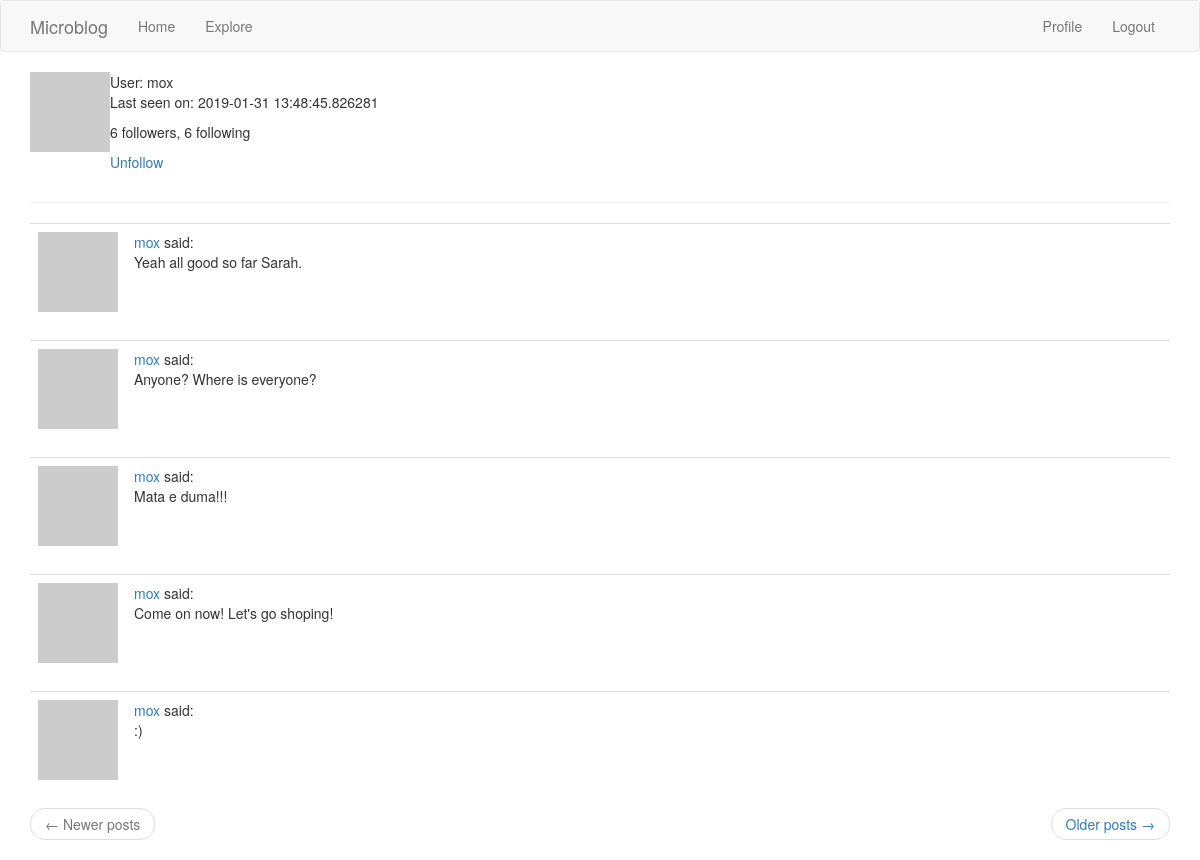
Page /user/mox (signed in) on the committed database.
### app/models.py (models this page shows, shortened)
class User(UserMixin, db.Model):
    id = db.Column(db.Integer, primary_key=True)
    username = db.Column(db.String(60), index=True, unique=True)
    email = db.Column(db.String(120), index=True, unique=True)
    password_hash = db.Column(db.String(128))
    posts = db.relationship('Post', backref='author', lazy='dynamic')
    about_me = db.Column(db.String(140))
    last_seen = db.Column(db.DateTime, default=datetime.utcnow)
    followed = db.relationship('User', secondary=followers,
                               primaryjoin=(followers.c.follower_id == id),
                               secondaryjoin=(followers.c.followed_id == id),
                               backref=db.backref('followers', lazy='dynamic'),
                               lazy='dynamic')
    def avatar(self, size):
        digest = md5(self.email.lower().encode('utf-8')).hexdigest()
        return f'https://www.gravatar.com/avatar/{digest}?d=monsterid&s={size}'
    def is_following(self, user):
        return self.followed.filter(followers.c.followed_id == user.id).count() > 0

class Post(db.Model):
    id = db.Column(db.Integer, primary_key=True)
    body = db.Column(db.String(140))
    timestamp = db.Column(db.DateTime, index=True, default=datetime.utcnow)
    user_id = db.Column(db.Integer, db.ForeignKey('user.id'))

### app/routes.py (the view)
@app.route('/user/<username>')
@login_required
def user(username):
    user = User.query.filter_by(username=username).first_or_404()
    page = request.args.get('page', 1, type=int)
    posts = user.posts.order_by(Post.timestamp.desc()).paginate(page, app.config['POSTS_PER_PAGE'],
                                                                False)
    next_url = url_for('user', username=username, page=posts.next_num) if posts.has_next else None
    prev_url = url_for('user', username=username, page=posts.prev_num) if posts.has_prev else None
    return render_template('user.html', title='Profile', user=user, posts=posts.items,
                           next_url=next_url, prev_url=prev_url)

### app/models.py (called while the page is built)
@login.user_loader
def load_user(id):
    return User.query.get(int(id))

### app/routes.py (called while the page is built)
@app.before_request
def before_request():
    if current_user.is_authenticated:
        current_user.last_seen = datetime.utcnow()
        db.session.commit()

### app/templates/user.html (shortened to what this page needs)
{% extends 'base.html' %}
{% block app_content %}
    <table>
        <tr valign="top">
            <td><img src="{{ user.avatar(128) }}"></td>
            <td>User: {{ user.username }}
                {% if user.last_seen %}<p>Last seen on: {{ user.last_seen }}</p>{% endif %}
                <p>{{ user.followers.count() }} followers, {{ user.followed.count() }} following</p>
                {% if user == current_user %}
                <p><a href="{{ url_for('edit_profile') }}">Edit your profile</a></p>
                {% elif not current_user.is_following(user) %}
                <p><a href="{{ url_for('follow', username=user.username) }}">Follow</a></p>
                {% else %}
                <p><a href="{{ url_for('unfollow', username=user.username) }}">Unfollow</a></p>
                {% endif %}
            </td>
        </tr>
    </table>
    <hr>
    {% for post in posts %}
        {% include '_post.html' %}
    {% endfor %}
    <nav aria-label="...">
        <ul class="pager">
            <li class="previous{% if not prev_url %} disabled{% endif %}">
                <a href="{{ prev_url or '#' }}">
                    <span aria-hidden="true">&larr;</span> Newer posts
                </a>
            </li>
            <li class="next{% if not next_url %} disabled{% endif %}">
                <a href="{{ next_url or '#' }}">
                    Older posts <span aria-hidden="true">&rarr;</span>
                </a>
            </li>
        </ul>
    </nav>
{% endblock %}

### app/templates/_post.html
<table class="table table-hover">
        <tr valign="top">
            <td width="70px">
                <a href="{{ url_for('user', username=post.author.username) }}">
                    <img src="{{ post.author.avatar(70) }}" />
                </a>
            </td>
            <td>
                <a href="{{ url_for('user', username=post.author.username) }}">
                    {{ post.author.username }}
                </a>
                said:<br>  {{ post.body }}
            </td>
        </tr>
</table>

### rows in the picture
User: username "mox", last_seen "2019-01-31 13:48:45.826281"
Post: author.username "mox", body "Yeah all good so far Sarah."
Post: author.username "mox", body "Anyone? Where is everyone?"
Post: author.username "mox", body "Mata e duma!!!"
Post: author.username "mox", body "Come on now! Let's go shoping!"
Post: author.username "mox", body ":)"

### other values in the picture
{{ user.followers.count() }} "6"
{{ user.followed.count() }} "6"
